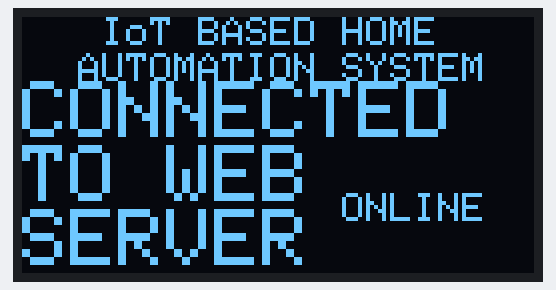
This sketch was run on a simulated ESP8266 (NodeMCU). Parts: 128×64 one-colour display. WiFi joins after 1.5 s; servers stay silent unless stated; the display library's start-up logo is not drawn.

Above: at 3.0 s.

The sketch:

HomeAutomationUsingIoT_and_MIT_AppInventor.ino
```cpp
#define BLYNK_PRINT Serial
#include<ESP8266WiFi.h>
#include<BlynkSimpleEsp8266.h>
#include<Adafruit_SSD1306.h>
#define RESET LED_BUILTIN
Adafruit_SSD1306 oled(RESET);
char token[] = "toDL70GiMsc9SNKPEr-vAvoT9Noybs3C";
char wname[] = "Vegan";
char pass[] = "veganpower";
void setup()
{
  Serial.begin(9600);
  oled.begin(SSD1306_SWITCHCAPVCC, 0x3C);
  oled.display();
  delay(1000);
  oled.clearDisplay();
  oled.setTextColor(WHITE);
  oled.setTextSize(1);
  oled.setCursor(20, 0);
  oled.print("IoT BASED HOME");
  oled.setCursor(14, 9);
  oled.print("AUTOMATION SYSTEM");
  oled.setTextSize(2);
  oled.setCursor(0, 16);
  oled.print("CONNECTING\nTO WEB\nSERVER");
  oled.setTextSize(1);
  oled.setCursor(80, 44);
  oled.print("OFFLINE");
  oled.display();
  Blynk.begin(token, wname, pass);
  oled.clearDisplay();
  oled.setTextSize(1);
  oled.setCursor(20, 0);
  oled.print("IoT BASED HOME");
  oled.setCursor(14, 9);
  oled.print("AUTOMATION SYSTEM");
  oled.setTextSize(2);
  oled.setCursor(0, 16);
  oled.print("CONNECTED\nTO WEB\nSERVER");
  oled.setTextSize(1);
  oled.setCursor(80, 44);
  oled.print("ONLINE");
  oled.display();
}
void loop()
{
  Blynk.run();
}
```
